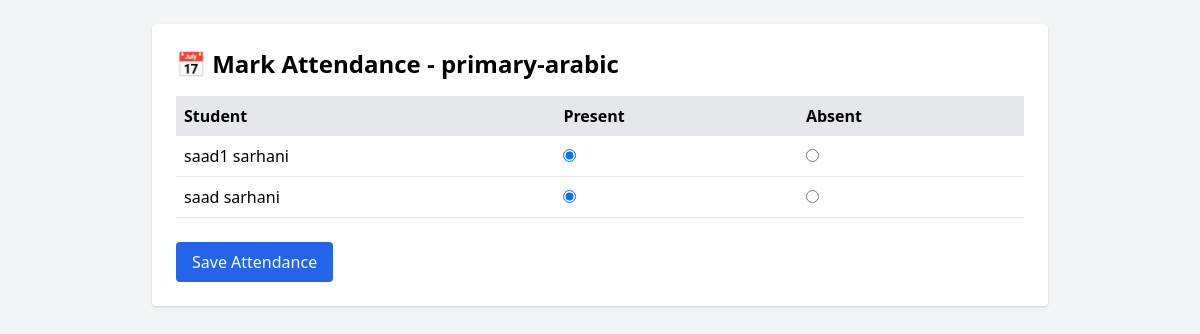
Page /attendance/mark/1/ (signed in) on the committed database.
### attendance/models.py (models this page shows, shortened)
class Classroom(models.Model):
    name = models.CharField(max_length=100)
    subject = models.CharField(max_length=100)

class Student(models.Model):
    first_name = models.CharField(max_length=50)
    last_name = models.CharField(max_length=50)
    email = models.EmailField(unique=True)
    date_of_birth = models.DateField()
    telephone = models.CharField(max_length=20)
    roll_number = models.CharField(max_length=20, unique=True)
    classrooms = models.ManyToManyField('Classroom', related_name='students')  # changed here

### attendance/views.py (the view, shortened to what this page needs)
# urls.py: path('attendance/mark/<int:classroom_id>/', views.mark_attendance, name='mark_attendance'),
@login_required
def mark_attendance(request, classroom_id):
    classroom = get_object_or_404(Classroom, id=classroom_id)
    students = Student.objects.filter(classrooms=classroom)
    return render(request, 'mark_attendance.html', {
        'classroom': classroom,
        'students': students,
        'today': date.today()
    })

### attendance/templates/mark_attendance.html (shortened to what this page needs)
<!DOCTYPE html>
<html>
<head>
    <link href="https://cdn.jsdelivr.net/npm/tailwindcss@2.2.19/dist/tailwind.min.css" rel="stylesheet" />
</head>
<body class="bg-gray-100 p-6">
<div class="max-w-4xl mx-auto bg-white p-6 rounded shadow">
    <h2 class="text-2xl font-bold mb-4">📅 Mark Attendance - {{ classroom.name }}</h2>
    <form method="post">
        <table class="w-full table-auto border-collapse">
            <thead>
                <tr class="bg-gray-200">
                    <th class="p-2 text-left">Student</th>
                    <th class="p-2 text-left">Present</th>
                    <th class="p-2 text-left">Absent</th>
                </tr>
            </thead>
            <tbody>
                {% for student in students %}
                <tr class="border-b">
                    <td class="p-2">{{ student.first_name }} {{ student.last_name }}</td>
                    <td class="p-2">
                        <input type="radio" name="status_{{ student.id }}" value="present" checked>
                    </td>
                    <td class="p-2">
                        <input type="radio" name="status_{{ student.id }}" value="absent">
                    </td>
                </tr>
                {% endfor %}
            </tbody>
        </table>
        <div class="mt-6">
            <button type="submit" class="bg-blue-600 text-white px-4 py-2 rounded">Save Attendance</button>
        </div>
    </form>
</div>
</body>
</html>

### rows in the picture
Classroom: name "primary-arabic"
Student: first_name "saad1", last_name "sarhani"
Student: first_name "saad", last_name "sarhani"
